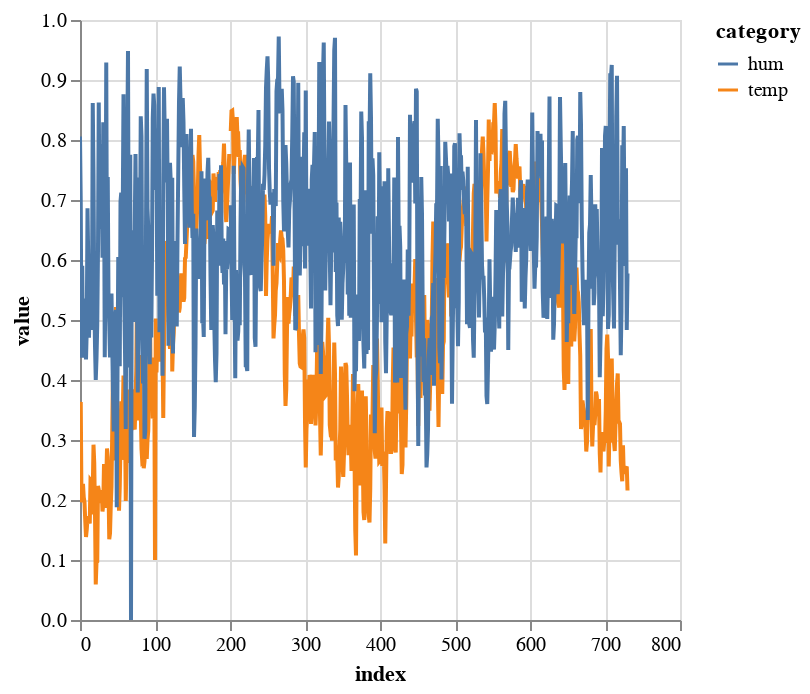

Notebook code for this chart:
### Code cell
df3_plt = df3.with_row_index("index")
df3_plt = df3_plt.unpivot(
    index=["index"],           # 識別子として残す列 (X軸)
    on=["temp", "hum"],  # 値として変換する列
    variable_name="category",    # 新しいカテゴリ列の名前
    value_name="value"           # 新しい値列の名前 (Y軸)
)
df3_plt.plot.line(x='index', y="value", color='category:N')

### Figure 1 — Vega-Lite specification as saved in the notebook (floating-point values rounded to 4 significant figures; data arrays with more than 128 entries replaced by an {"elided": "..."} marker saying what was removed)
{"config": {"view": {"continuousWidth": 300, "continuousHeight": 300}}, "data": {"name": "data-bfff35c830eec657b394723a2685854d"}, "mark": {"type": "line", "tooltip": true}, "encoding": {"color": {"field": "category", "type": "nominal"}, "x": {"field": "index", "type": "quantitative"}, "y": {"field": "value", "type": "quantitative"}}, "params": [{"name": "param_1e9efca18e7a2868", "select": {"type": "interval", "encodings": ["x", "y"]}, "bind": "scales"}], "$schema": "https://vega.github.io/schema/vega-lite/v6.1.0.json", "datasets": {"data-bfff35c830eec657b394723a2685854d": {"elided": "1462 records"}}}
